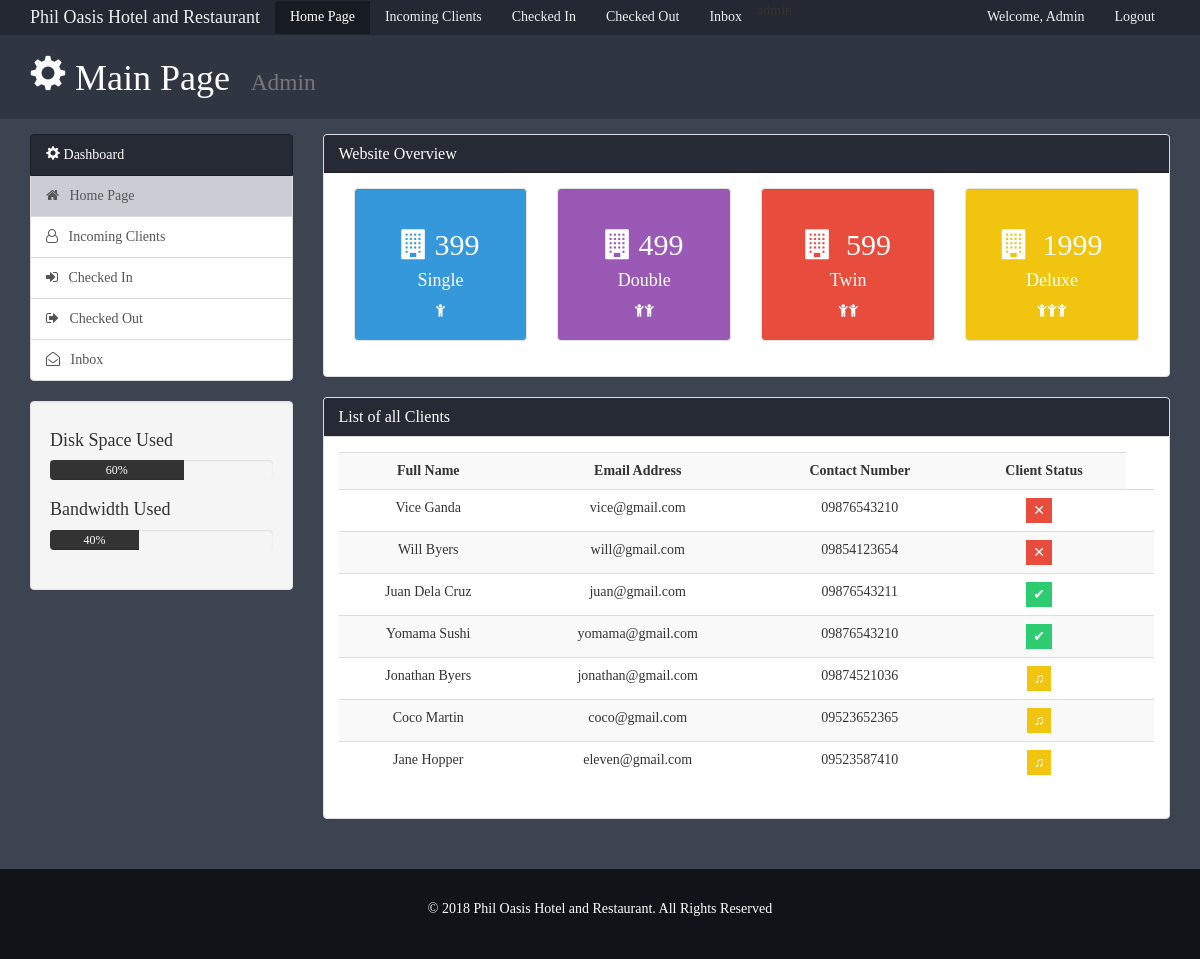
/admin/admin.php (signed in), run on the app's committed database.
### tables this page shows
CREATE TABLE IF NOT EXISTS `reservation` (
  `id` int(10) NOT NULL AUTO_INCREMENT,
  `first_name` varchar(100) NOT NULL,
  `last_name` varchar(100) NOT NULL,
  `email` varchar(100) NOT NULL,
  `phone` varchar(100) NOT NULL,
  `bed_type` varchar(100) NOT NULL,
  `cin` date NOT NULL,
  `cout` date NOT NULL,
  `Number_of_days` int(11) NOT NULL,
  `Payment` int(11) NOT NULL,
  `Username` varchar(100) NOT NULL,
  `status` varchar(50) NOT NULL,
  PRIMARY KEY (`id`)
);

### admin/admin.php (the view, shortened to what this page needs)
<?php
  $server= "localhost";
    $user = "root";
    $pass = "";
    $dbname = "hrs";
    $conn = new mysqli($server,$user,$pass, $dbname);
 ?>
<!DOCTYPE html>
<html lang="en">
  <head>
    <link href="css/bootstrap.min.css" rel="stylesheet">
    <link href="css/styles.css" rel="stylesheet">
     <link rel="stylesheet" type="text/css" href="css/font-awesome.css">
  </head>
  <body>
<font face="century gothic">
    <nav class="navbar navbar-default">
      <div class="container">
        <div class="navbar-header">
          <a class="navbar-brand" href="#">Phil Oasis Hotel and Restaurant</a>
        </div>
        <div id="navbar" class="collapse navbar-collapse">
          <ul class="nav navbar-nav">
            <li class="active" ><a href="admin.php" >Home Page</a></li>
            <li><a href="clients_information.php">Incoming Clients</a></li>
            <li><a href="approve_client1.php">Checked In</a></li>
             <li><a href="approve_client1.php">Checked Out</a></li>
            <li><a href="messages.php">Inbox</a></li>
          </ul>
          <ul class="nav navbar-nav navbar-right">
            <li><a href="#">Welcome, Admin</a></li>
            <li><a href="admin_logout.php">Logout</a></li>
          </ul>
        </div>
      </div>
    </nav>
    <header id="header">
      <div class="container">
        <div class="row">
          <div class="col-md-10">
            <h1><span class="glyphicon glyphicon-cog" aria-hidden="true"></span> Main Page <small>&nbsp;&nbsp;Admin</small></h1>
          </div>
        </div>
      </div>
    </header>
    <section id="main">
      <div class="container">
        <div class="row">
          <div class="col-md-3">
            <div class="list-group">
              <a href="admin.php" class="list-group-item active main-color-bg">
                <span class="glyphicon glyphicon-cog" aria-hidden="true"></span> Dashboard
              </a>
               <a href="admin.php" style="background-color: #cacdd4" class="list-group-item"><span class="fa fa-home" aria-hidden="true"></span>&nbsp;&nbsp;&nbsp;Home Page</a>
              <a href="clients_information.php" class="list-group-item"><span class="fa fa-user-o" aria-hidden="true"></span>&nbsp;&nbsp;&nbsp;Incoming Clients</a>
              <a href="approve_client1.php" class="list-group-item"><span class="fa fa-sign-in" aria-hidden="true"></span>&nbsp;&nbsp;&nbsp;Checked In</a>
               <a href="client_check_out.php" class="list-group-item"><span class="fa fa-sign-out" aria-hidden="true"></span>&nbsp;&nbsp;&nbsp;Checked Out</a>
              <a href="messages.php" class="list-group-item"><span class="fa fa-envelope-open-o" aria-hidden="true"></span>&nbsp;&nbsp;&nbsp;Inbox</a>
            </div>
            <div class="well">
              <h4>Disk Space Used</h4>
              <div class="progress">
                  <div class="progress-bar" role="progressbar" aria-valuenow="60" aria-valuemin="0" aria-valuemax="100" style="width: 60%;">
                      60%
              </div>
            </div>
            <h4>Bandwidth Used </h4>
            <div class="progress">
                <div class="progress-bar" role="progressbar" aria-valuenow="40" aria-valuemin="0" aria-valuemax="100" style="width: 40%;">
                    40%
            </div>
          </div>
            </div>
          </div>
          <div class="col-md-9">
            <div class="panel panel-default" >
              <div class="panel-heading main-color-bg">
                <h3 class="panel-title">Website Overview</h3>
              </div>
              <div class="panel-body">
                <div class="col-md-3">
                  <div class="well dash-box" style="background-color: #3498db">
                    <h2><span class="fa fa-building" aria-hidden="true"></span>&nbsp;399</h2>
                    <h4>Single</h4>
                    <span class="fa fa-child"></span>
                  </div>
                </div>
                <div class="col-md-3">
                  <div class="well dash-box" style="background-color: #9b59b6">
                    <h2><span class="fa fa-building" aria-hidden="true"></span>&nbsp;499</h2>
                    <h4>Double</h4>
                    <span class="fa fa-child"></span><span class="fa fa-child"></span>
                  </div>
                </div>
                <div class="col-md-3">
                  <div class="well dash-box" style="background-color: #e74c3c">
                    <h2><span class="fa fa-building" aria-hidden="true"></span> &nbsp;599</h2>
                    <h4>Twin</h4>
                    <span class="fa fa-child"></span><span class="fa fa-child"></span>
                  </div>
                </div>
                <div class="col-md-3">
                  <div class="well dash-box" style="background-color: #f1c40f">
                    <h2><span class="fa fa-building" aria-hidden="true"></span> &nbsp;1999</h2>
                    <h4>Deluxe</h4>
                    <span class="fa fa-child"></span><span class="fa fa-child"></span><span class="fa fa-child"></span>
                  </div>
                </div>
              </div>
              </div>
              <?php
                $sql="SELECT * FROM `reservation` WHERE `status` = 'incoming'";
                $sql1="SELECT * FROM `reservation` WHERE `status` = 'approved'";
                $sql2="SELECT * FROM `reservation` WHERE `status` = 'checkout'";
                $result_reservation = $conn->query($sql);
                $result_checkout = $conn->query($sql2);
                $result_approved = $conn->query($sql1);
              ?>
              <div class="panel panel-default">
                <div class="panel-heading">
                  <h3 class="panel-title">List of all Clients</h3>
                </div>
                <div class="panel-body">
                  <table class="table table-striped table-hover">
                      <tr>
                    <th>Full Name</th>
                    <th>Email Address</th>
                    <th>Contact Number</th>
                    <th>Client Status</th>
                </tr>
                <?php
                   while ($checkout = $result_checkout->fetch_assoc())
                {
                  echo "<tr>";
                     echo "<td>".$checkout['first_name']." ".$checkout['last_name']."</td>";
                     echo "<td>".$checkout['email']."</td>";
                     echo "<td>".$checkout['phone']."</td>";
                     echo "<td>"."<button class = out title = Departed></button>"."<td>";
                     echo "</tr>";
                }
                 while ($approved = $result_approved->fetch_assoc())
                {
                     echo "<tr>";
                     echo "<td>".$approved['first_name']." ".$approved['last_name']."</td>";
                     echo "<td>".$approved['email']."</td>";
                     echo "<td>".$approved['phone']."</td>";
                     echo "<td>"."<button class = approved title = Approved></button>"."<td>";
                     echo "</tr>";
                 }
                while ($reservation = $result_reservation->fetch_assoc())
                {
                     echo "<tr>";
                     echo "<td>".$reservation['first_name']." ".$reservation['last_name']."</td>";
                     echo "<td>".$reservation['email']."</td>";
                     echo "<td>".$reservation['phone']."</td>";
                     echo "<td>"."<button class = new title = Waiting></button>"."<td>";
                     echo "</tr>";
                 }
                 ?>
                    </table>
                </div>
              </div>
          </div>
        </div>
      </div>
    </section>
    <footer id="footer">
      <p>© 2018 Phil Oasis Hotel and Restaurant. All Rights Reserved</p>
    </footer>
 </font>
  </body>
</html>

### admin/css/styles.css (style rules this page uses)
body { background:#3c4452; }
.navbar { min-height: 33px !important; margin-bottom:0; border-radius:0; }
.navbar-nav > li > a, .navbar-brand { padding-top:6px !important; padding-bottom:0 !important; height: 33px; }
.navbar-default { background-color: #242832; border-color: #242832; }
.navbar-default .navbar-brand { color: #ecf0f1; }
.navbar-default .navbar-nav > li > a { color: #ecf0f1; }
.navbar-default .navbar-nav > .active > a, .navbar-default .navbar-nav > .active > a:hover, .navbar-default .navbar-nav > .active > a:focus { color: white; background-color: #171b22; }
.navbar-default .navbar-collapse, .navbar-default .navbar-form { border-color: #ecf0f1; }
.main-color-bg { background-color: #252a34 !important; border-color: #1b1f27 !important; color:#ffffff !important; }
.panel .panel-heading { background-color: #252a34; color: white; }
#header { background:#303641; color:#ffffff; padding-bottom: 10px; margin-bottom: 15px; }
.progress-bar { background:#333333; color:#ffffff; }
.dash-box { text-align:center; }
#footer { background:#101318; color:#ffffff; text-align:center; padding:30px; margin-top:30px; }
th { text-align: center; }
td { text-align: center; }
.new { position: relative; margin-right: 10px; background-color: #f1c40f; border: 1px solid transparent; }
.new:before { font-family: FontAwesome; content: "\266B"; color:white; }
.out { position: relative; margin-right: 10px; background-color: #e74c3c; border: 1px solid transparent; }
.out:before { font-family: FontAwesome; content: "\2715"; color:white; }
.approved { position: relative; margin-right: 10px; background-color: #2ecc71; border: 1px solid transparent; }
.approved:before { font-family: FontAwesome; content: "\2714"; color:white; }
.dash-box { color: white; }

### data on the page
reservation: first_name "Vice", last_name "Ganda", email "vice@gmail.com", phone "09876543210"
reservation: first_name "Will", last_name "Byers", email "will@gmail.com", phone "09854123654"
reservation: first_name "Juan", last_name "Dela Cruz", email "juan@gmail.com", phone "09876543211"
reservation: first_name "Yomama", last_name "Sushi", email "yomama@gmail.com", phone "09876543210"
reservation: first_name "Jonathan", last_name "Byers", email "jonathan@gmail.com", phone "09874521036"
reservation: first_name "Coco", last_name "Martin", email "coco@gmail.com", phone "09523652365"
reservation: first_name "Jane", last_name "Hopper", email "eleven@gmail.com", phone "09523587410"
